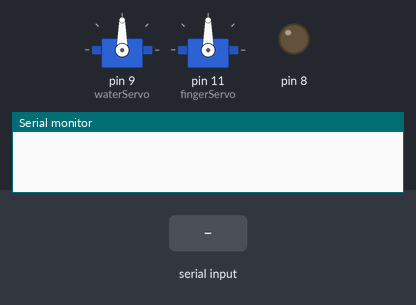
A program run on a simulated Arduino Uno, built with avr-gcc and run on an emulated ATmega328P. Parts: 2 × servo, output pins drawn as LEDs (lit = HIGH), the last lines printed to the serial monitor. Inputs (shaded band) come from the test bench.

Above: at 1.2 s.
1.3 s: "SMILE\n" received over Serial
At 1.7 s:
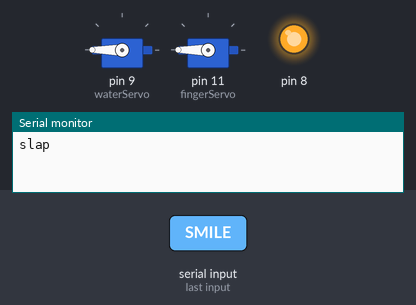
At 3.2 s:
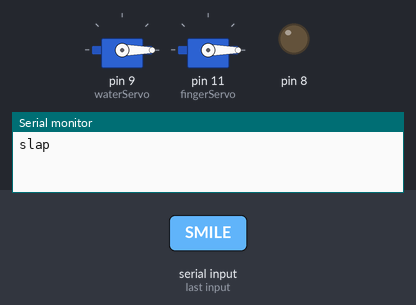
Timing chart, 0 to 4.7 s (numbered marks = the images above; inputs shaded):
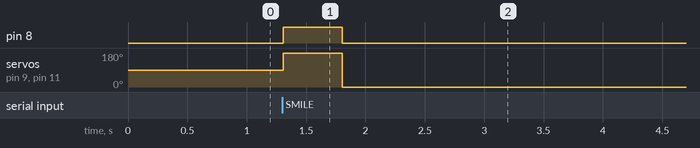

The program:

main.cpp
```cpp
#include <Arduino.h>
#include <Servo.h>

#define ontime 500
#define offtime 500


Servo waterServo;
Servo fingerServo;

void setup() {
  pinMode(8, OUTPUT);
  waterServo.attach(9); // Attach to pin 18 (change if needed)
  fingerServo.attach(11);
  Serial.begin(9600);
}

void loop() {
  // put your main code here, to run repeatedly:
  // Serial.println("Hello, World!");
  // delay(1000);
  // Serial.println("Looping...");
  if (Serial.available()) {
    String input = Serial.readStringUntil('\n');
    if (input == "SMILE") {
      Serial.println("slap");
        waterServo.write(180);
        fingerServo.write(180);
        digitalWrite(8 , HIGH);
        delay(ontime);
        digitalWrite(8, LOW);
        waterServo.write(0);
        fingerServo.write(0);
        delay(offtime);
    }

    // int incomingByte = Serial.read();
    // Serial.print("I received: ");
    // Serial.println(incomingByte, DEC);
  }
}
```

Measured:
- after the input at 1.3 s, pin 8: LOW → HIGH at once, → LOW 0.50 s later; servo on pin 9 (waterServo), servo on pin 11 (fingerServo): 90° → 180° at once, → 0° 0.50 s later
